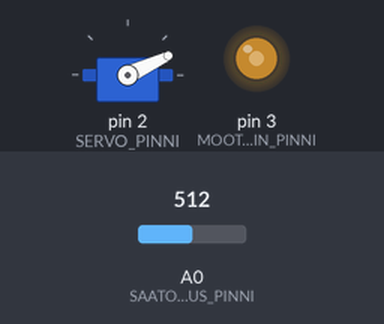
The sketch below on a simulated Arduino Uno, built with avr-gcc and run on an emulated ATmega328P. On the bench: servo, output pins drawn as LEDs (lit = HIGH). Inputs (shaded band) come from the test bench; at power-on: A0 (SAATOVASTUS_PINNI) = 512.

Above: at 1.26 s.
1.3 s: A0 (SAATOVASTUS_PINNI) set to 716
At 1.46 s:
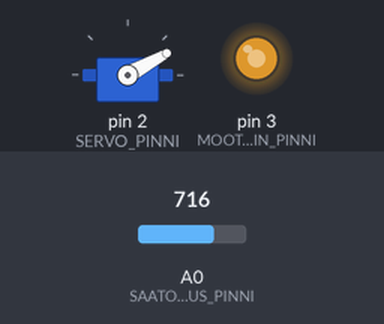
4.3 s: A0 (SAATOVASTUS_PINNI) set to 900
At 6.07 s:
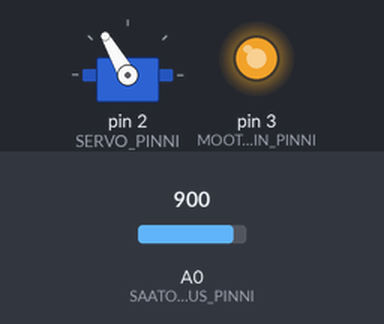
7.3 s: A0 (SAATOVASTUS_PINNI) set to 511
At 7.49 s:
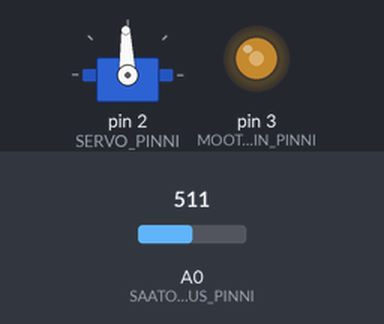
10.3 s: A0 (SAATOVASTUS_PINNI) set to 122
At 12.15 s:
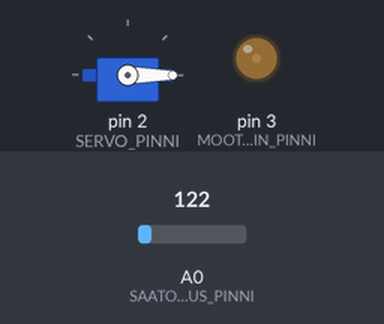
13.3 s: A0 (SAATOVASTUS_PINNI) set to 0
At 13.47 s:
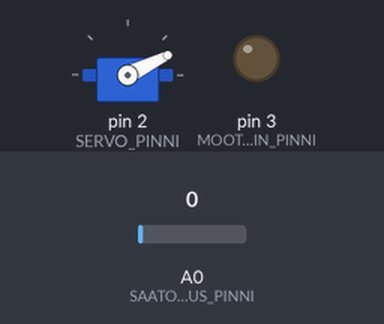
Timing chart, 0 to 24.8 s (numbered marks = the images above; inputs shaded):
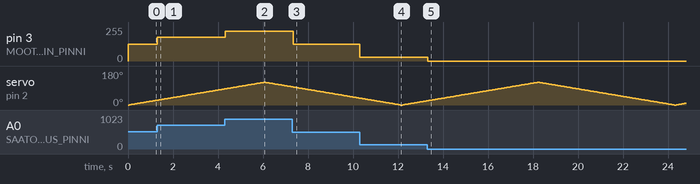

The sketch:

Tuuletin.ino
```cpp
// Kirjasto servojen käyttämiseen
#include <Servo.h>

// Määrittelee eri komponenttien pinnit
#define SAATOVASTUS_PINNI A0
#define MOOTTORIN_PINNI 3
#define SERVO_PINNI 2

// Montako astetta servo kääntyy
#define KAANTYMIS_LIMIT 120

// Kauanko pitää odottaa asteen käännöksen jälkeen
#define SERVO_ODOTUS 50

// Servomuuttuja
Servo s;

void setup() {
  s.attach(SERVO_PINNI); // Yhdistää servomuuttujan ja pinnissä
}

void vaihdaMoottorinNopeutta() {
  int saatovastusArvo = analogRead(SAATOVASTUS_PINNI);  // Lukee säätövastuksen arvon
  int moottorinNopeus = map(saatovastusArvo, 0, 1023, 0, 255); // Muuntaa sen moottorin tukemaan arvoon
  analogWrite(MOOTTORIN_PINNI, moottorinNopeus);  // Kertoo moottorille nopeuden jolla pyöriä

}

void loop() {
  // Kääntää servon 0:sta-120:een asteeseen ja takaisin, lisäksi päivittää moottorin nopeutta joka käännöksellä.
  for (int asteet = 0; asteet <= KAANTYMIS_LIMIT; asteet++) {
    s.write(asteet);  // Kertoo servolle että pitää kääntyä tiettyihin asteisiin
    vaihdaMoottorinNopeutta(); // Päivittää moottorin nopeuden säätövastuksen arvon mukaan
    delay(SERVO_ODOTUS); // Odottaa että servo on siirtynyt edelliseen pisteeseen
  }
  // Toistaa edellisen mutta taaksepäin
  for (int asteet = KAANTYMIS_LIMIT; asteet >= 0; asteet--) {
    s.write(asteet);
    vaihdaMoottorinNopeutta();
    delay(SERVO_ODOTUS);
  }
}
```

Measured:
- after the input at 1.3 s, pin 3 (MOOTTORIN_PINNI): 127/255 → 178/255 at once
- after the input at 4.3 s, pin 3 (MOOTTORIN_PINNI): 178/255 → 224/255 at once
- after the input at 7.3 s, pin 3 (MOOTTORIN_PINNI): 224/255 → 127/255 at once
- after the input at 10.3 s, pin 3 (MOOTTORIN_PINNI): 127/255 → 30/255 at once
- after the input at 13.3 s, pin 3 (MOOTTORIN_PINNI): 30/255 → 0/255 at once
